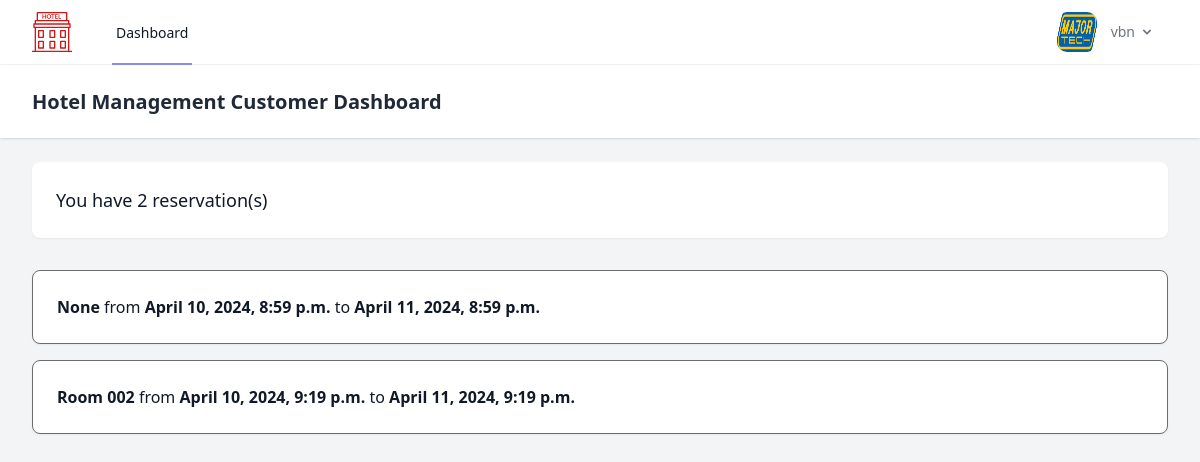
The page /dashboard/ (signed in) on the database its author committed.
### Customeruser/models.py (models this page shows, shortened)
class CustomBaseuser(AbstractBaseUser, PermissionsMixin):
    email = models.EmailField(_('email address'), unique=True)
    firstname = models.CharField(max_length=150, blank=False)
    lastname = models.CharField(max_length=150, blank=False)
    birth_date = models.DateField(blank=False, null=True)
    joined_date = models.DateTimeField(auto_now_add=True, null=True)
    phone_number = models.IntegerField(blank=False, null=True)
    profile_pic = models.ImageField(blank=False, null=True)
    email_verified = models.BooleanField(default=False)
    is_staff = models.BooleanField(default=False)
    is_superuser = models.BooleanField(default=False)
    objects = UserManager()
    USERNAME_FIELD = 'email'
    REQUIRED_FIELDS = ['firstname', 'lastname']

### reservation/models.py (models this page shows, shortened)
class ReservationModel(models.Model):
    user=models.ForeignKey(CustomBaseuser,on_delete=models.CASCADE)
    checkInDateandTime= models.DateTimeField(auto_now_add=True, null=False,blank=False)
    preference=models.ForeignKey(Preferencemodel,on_delete=models.CASCADE,null=True)
    numberofdays = models.CharField(max_length=150, blank=False,null=True)
    payment=models.OneToOneField(PaymentModel,on_delete=models.CASCADE,null=True,blank=True)
    room = models.CharField(max_length=150, blank=False,null=True)
    def checkoutime(self):
        return self.checkInDateandTime + datetime.timedelta(days=int(self.numberofdays))

### Customeruser/views.py (the view)
# urls.py: path('dashboard/', dashboard, name='dashboard'),
@login_required(login_url='login')
def dashboard(request):
    userr=CustomBaseuser.objects.get(email=request.user.email)
    reservations = ReservationModel.objects.filter(user=userr)
    count=reservations.count()
    context={'reservations':reservations,'count':count,'user':userr}
    return render(request,'dashboard.html',context)

### templates/dashboard.html (shortened to what this page needs)
{% load static %}
<!DOCTYPE html>
<html lang="en">
<head>
    <link href="https://fonts.bunny.net/css?family=figtree:400,500,600&display=swap" rel="stylesheet" />
    <script src="https://cdn.tailwindcss.com"></script>
    <link rel="stylesheet" href="https://hotelmanagement.com.ng/public/build/assets/app-CxbmzRxr.css" />
    <link rel="stylesheet" href="{%static 'css/menu.css'%}" />
</head>
<body class="font-sans antialiased">
    <div class="min-h-screen bg-gray-100 dark:bg-gray-900">
        <nav x-data="{ open: false }" class="bg-white dark:bg-gray-800 border-b border-gray-100 dark:border-gray-700">
            <div class="max-w-7xl mx-auto px-4 sm:px-6 lg:px-8">
                <div class="flex justify-between h-16">
                    <div class="flex">
                        <div class="shrink-0 flex items-center">
                            <a href="{%url 'home' %}">
                            </a>
                        </div>
                        <div class="hidden space-x-8 sm:-my-px sm:ms-10 sm:flex">
                            <a class="inline-flex items-center px-1 pt-1 border-b-2 border-indigo-400 dark:border-indigo-600 text-sm font-medium leading-5 text-gray-900 dark:text-gray-100 focus:outline-none focus:border-indigo-700 transition duration-150 ease-in-out"
                                href="{% url 'home' %}">
                                Dashboard
                            </a>
                        </div>
                    </div>
                    <div class="hidden sm:flex sm:items-center sm:ms-6">
                        <div class="relative" x-data="{ open: false }" @click.outside="open = false"
                            @close.stop="open = false">
                            <div @click="open = ! open">
                                <button onclick="toggle_menu()"
                                    class="inline-flex items-center px-3 py-2 border border-transparent text-sm leading-4 font-medium rounded-md text-gray-500 dark:text-gray-400 bg-white dark:bg-gray-800 hover:text-gray-700 dark:hover:text-gray-300 focus:outline-none transition ease-in-out duration-150">
                                    {% if user.profile_pic %}
                                    <img src="{{user.profile_pic.url}}" alt=""
                                        style="margin-right:1em; border-radius:10px; width:40px; height:40px;">
                                    {%else%}
                                    <img src="" alt=""
                                        style="margin-right:1em; border-radius:10px; width:40px; height:40px;">
                                    {% endif %}
                                    <div>
                                        {{user.firstname}}
                                    </div>
                                    <div class="ms-1">
                                        <svg class="fill-current h-4 w-4" xmlns="http://www.w3.org/2000/svg"
                                            viewBox="0 0 20 20">
                                            <path fill-rule="evenodd"
                                                d="M5.293 7.293a1 1 0 011.414 0L10 10.586l3.293-3.293a1 1 0 111.414 1.414l-4 4a1 1 0 01-1.414 0l-4-4a1 1 0 010-1.414z"
                                                clip-rule="evenodd" />
                                        </svg>
                                    </div>
                                </button>
                            </div>
                        </div>
                    </div>
                </div>
            </div>
        </nav>
        <header class="bg-white dark:bg-gray-800 shadow">
            <div class="max-w-7xl mx-auto py-6 px-4 sm:px-6 lg:px-8">
                <h2 class="font-semibold text-xl text-gray-800 dark:text-gray-200 leading-tight">
                    Hotel Management Customer Dashboard
                </h2>
            </div>
        </header>
        <main>
            <div class="py-6">
                <div class="max-w-7xl mx-auto sm:px-6 lg:px-8">
                    <div class="bg-white dark:bg-gray-800 overflow-hidden shadow-sm sm:rounded-lg">
                        <div class="p-6 text-gray-900 dark:text-gray-100">
                            <h2 class="text-lg font-medium text-gray-900 dark:text-gray-100">
                                You have
                                {{count}} reservation(s)
                            </h2>
                        </div>
                    </div>
                </div>
            </div>
            {% if reservations %}
            {% for i in reservations %}
            <a href="public/reservation/detail/RESERVATION-18mRRkFqkNX9">
                <div class="py-2">
                    <div class="max-w-7xl mx-auto sm:px-6 lg:px-8">
                        <div class="bg-white dark:bg-gray-800 overflow-hidden shadow-sm sm:rounded-lg"
                            style="border: #6a6c6d 1px solid">
                            <div class="p-6 text-gray-900 dark:text-gray-100">
                                <b>{{i.room}}</b> from <b>{{i.checkInDateandTime}}</b> to <b>{{i.checkoutime}}
                                </b>
                            </div>
                        </div>
                    </div>
                </div>
            </a>
            {% endfor %}
            {%endif%}
        </main>
    </div>
</body>
</html>

### rows shown on the page
CustomBaseuser: profile_pic (picture), firstname "vbn"
ReservationModel: room "None", checkInDateandTime "April 10, 2024, 8:59 p.m.", checkoutime "April 11, 2024, 8:59 p.m."
ReservationModel: room "Room 002", checkInDateandTime "April 10, 2024, 9:19 p.m.", checkoutime "April 11, 2024, 9:19 p.m."

### other values the page prints
{{ count }} "2"
